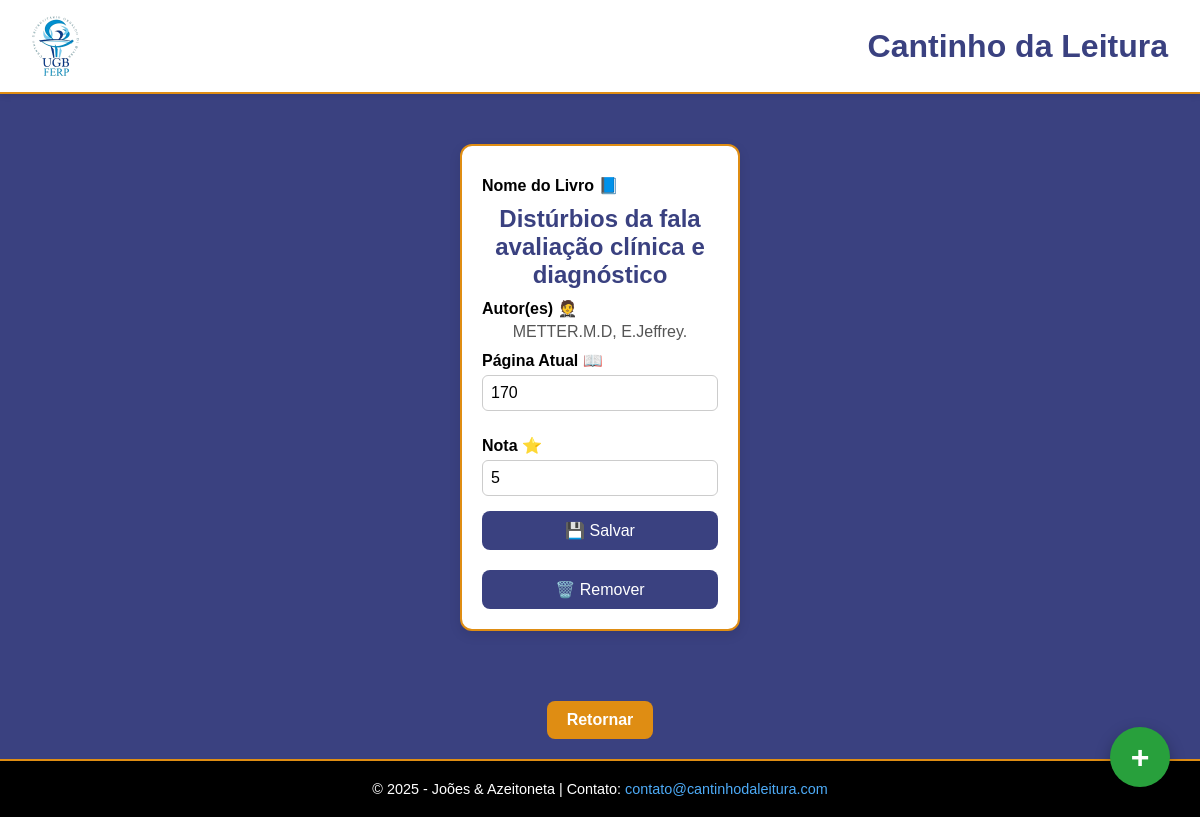
The page /minha_lista/ on the database its author committed.
### controle/models.py (models this page shows, shortened)
class Leitura(models.Model):
 id_leitura = models.AutoField(primary_key=True)
 livro = models.ForeignKey(Livro, on_delete=models.CASCADE)
 pessoa = models.ForeignKey(Pessoa, on_delete=models.CASCADE)
 pagina_atual = models.IntegerField()
 nota = models.IntegerField(choices=[(0,0),(1,1),(2,2),(3,3),(4,4),(5,5)])

class Livro(models.Model):
 id_livro = models.AutoField(primary_key=True)
 nome_livro = models.CharField(max_length=250)
 nome_autor = models.CharField(max_length=250)
 codigo_livro = models.CharField(max_length=80, unique=True)

### controle/views.py (the view, shortened to what this page needs)
# urls.py: path('minha_lista/',views.minha_lista,name="minha_lista")
def minha_lista(request):
 logado = Logado.objects.filter(logado=True)
 if len(logado) == 1:
  if request.method == "GET":
   logado = Logado.objects.get(logado=True)
   leitura = Leitura.objects.filter(pessoa = logado.pessoa).order_by("id_leitura")
   return render(request,"sites/Meus Livros.html",{"leitura":leitura})
  elif request.method=="POST" and request.POST["identificar"] == "remover":
    a = Leitura.objects.get(id_leitura =int(request.POST["remover"]))
    a.delete()
    logado = Logado.objects.get(logado=True)
    leitura = Leitura.objects.filter(pessoa = logado.pessoa).order_by("id_leitura")
    return render(request,"sites/Meus Livros.html",{"leitura":leitura})
 else:
  logado = Logado.objects.all()
  for i in logado:
   i.logado = False
   i.save()
  return render(request,"sites/Login.html")

### controle/templates/sites/Meus Livros.html (shortened to what this page needs)
<!DOCTYPE html>
<html lang="pt-br">
<head>
</head>
<body>
  <header>
    <img src="/static/images/ugblogo.png" alt="Logo UGB">
    <h1>Cantinho da Leitura</h1>
  </header>
  <main>
    {% for i in leitura %}
      <div class="cardlista">
        <form method="POST">
          <label>Nome do Livro 📘</label>
          <h2>{{ i.livro.nome_livro }}</h2>
          <label>Autor(es) 🤵</label>
          <p>{{ i.livro.nome_autor }}</p>
          <label>Página Atual 📖</label>
          <input type="number" name="pagina_atual" min="0" max="9999" value="{{ i.pagina_atual }}">
          <label>Nota ⭐</label>
          <input type="number" name="nota" min="0" max="5" value="{{ i.nota }}">
          <button type="submit">💾 Salvar</button>
        </form>
        <form method="POST" style="margin-top:10px;">
          <button type="submit" class="remove-btn">🗑️ Remover</button>
        </form>
      </div>
    {% endfor %}
  </main>
<a href="http://127.0.0.1:8000/busca/">
  <button class="add-btn" title="Adicionar Livro">+</button>
</a>
<a href=http://127.0.0.1:8000/Cantinho_da_Leitura/ class="btn-retornar">
Retornar
</a>
  <footer>
    <p>&copy; 2025 - Joões & Azeitoneta |
      Contato: <a href="mailto:contato@cantinhodaleitura.com">contato@cantinhodaleitura.com</a>
    </p>
  </footer>
</body>
</html>

### controle/templates/sites/Meus Livros.html (style rules this page uses)
* { margin: 0; padding: 0; box-sizing: border-box; }
body { font-family: Arial, sans-serif; background: rgb(58, 65, 128); min-height: 100vh; display: flex; flex-direction: column; }
a { text-decoration: none; color: inherit; }
header { display: flex; align-items: center; justify-content: space-between; padding: 1rem 2rem; background: #fff; border-bottom: 2px solid #df8d13; box-shadow: 0 2px 6px rgba(0,0,0,0.1); }
header img { height: 60px; }
header h1 { color: rgb(58, 65, 128); font-size: 2rem; }
main { flex: 1; max-width: 1200px; margin: 30px auto; padding: 20px; display: flex; flex-wrap: wrap; gap: 20px; justify-content: center; align-items: flex-start; }
.cardlista { background: #fff; padding: 20px; border-radius: 12px; box-shadow: 0 4px 12px rgba(0,0,0,0.1); text-align: center; width: 280px; transition: transform 0.3s ease, box-shadow 0.3s ease; border:2px solid #df8d13; }
.cardlista h2 { margin: 10px 0; color: rgb(58, 65, 128); }
.cardlista label { display: block; font-weight: bold; margin: 10px 0 5px; text-align: left; }
.cardlista p { margin-bottom: 10px; color: #555; }
.cardlista input { width: 100%; padding: 8px; border: 1px solid #ccc; border-radius: 6px; font-size: 1rem; margin-bottom: 15px; }
.cardlista button { width: 100%; padding: 10px; background: rgb(58, 65, 128); color: #fff; border: none; border-radius: 8px; font-size: 1rem; cursor: pointer; transition: background 0.3s; }
.add-btn { position: fixed; bottom: 30px; right: 30px; width: 60px; height: 60px; background: rgb(40, 160, 60); color: #fff; font-size: 2rem; font-weight: bold; border: none; border-radius: 50%; cursor: pointer; box-shadow: 0 6px 16px rgba(0,0,0,0.3); transition: transform 0.3s, box-shadow 0.3s; }
.remove-btn { margin-top: 10px; background: rgb(200, 50, 60); color: #fff; border: none; padding: 8px; border-radius: 6px; cursor: pointer; transition: background 0.3s; width: 100%; }
.btn-retornar { display: inline-block; padding: 10px 20px; margin: 20px auto; background-color: #df8d13; color: #fff; font-weight: bold; border: none; border-radius: 8px; cursor: pointer; text-align: center; font-size: 1rem; transition: 0.3s ease; }
footer { background: #000000; color: white; text-align: center; padding: 20px; margin-top: auto; font-size: 0.9rem; border-top: 2px solid #df8d13; }
footer a { color: #4dabf7; text-decoration: none; }

### rows shown on the page
Leitura: livro.nome_livro "Distúrbios da fala avaliação clínica e diagnóstico", livro.nome_autor "METTER.M.D, E.Jeffrey.", pagina_atual "170", nota "5"
